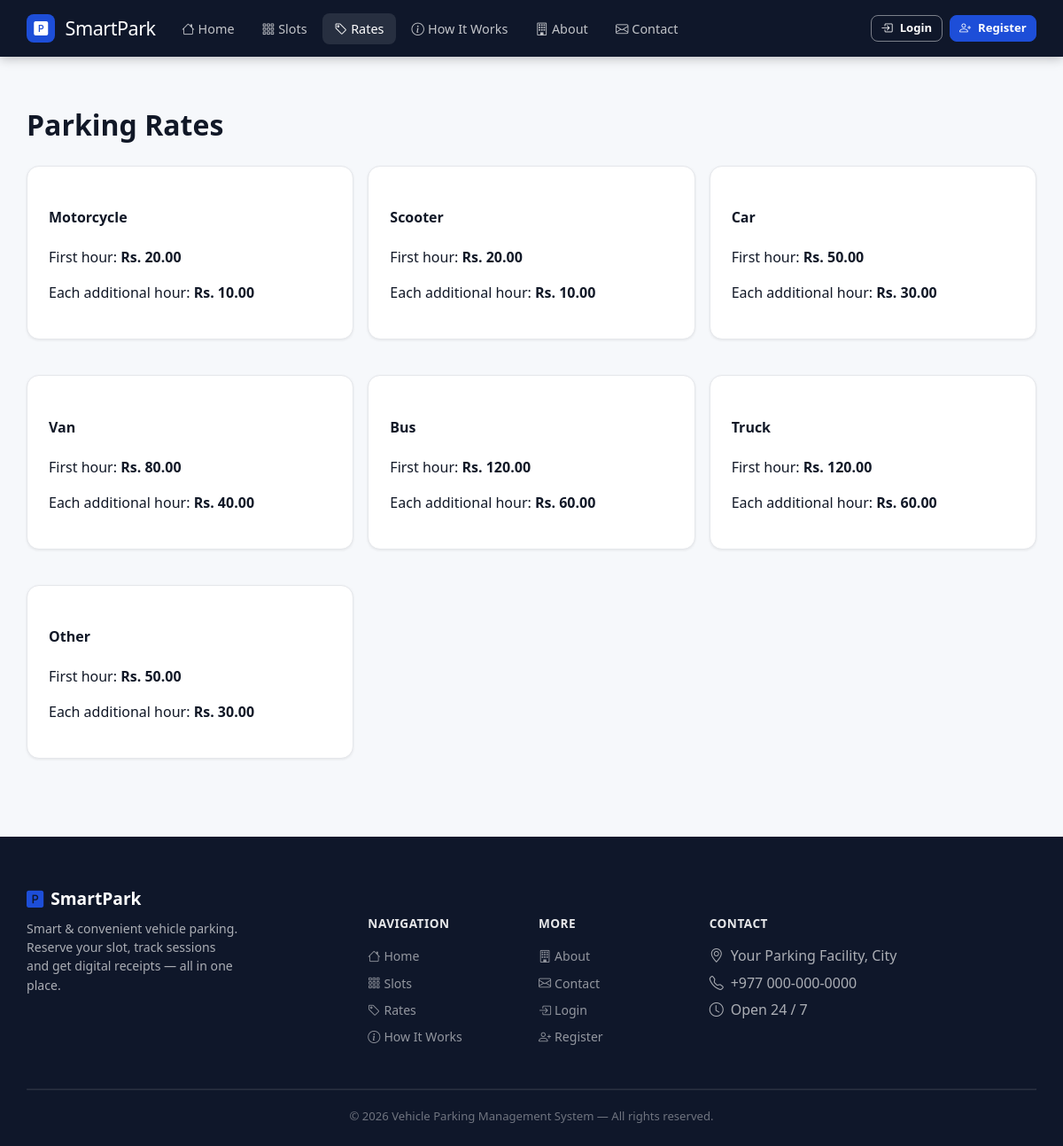
The app's page /rates.php with its own data.
### tables this page shows
CREATE TABLE parking_rates (
 id INT UNSIGNED AUTO_INCREMENT PRIMARY KEY,
 vehicle_type ENUM('Motorcycle','Scooter','Car','Van','Bus','Truck','Other') NOT NULL,
 first_hour_rate DECIMAL(10,2) NOT NULL DEFAULT 0,
 additional_hour_rate DECIMAL(10,2) NOT NULL DEFAULT 0,
 is_active TINYINT(1) NOT NULL DEFAULT 1,
 created_at TIMESTAMP DEFAULT CURRENT_TIMESTAMP,
 INDEX idx_rate_type_active(vehicle_type,is_active)
);

### includes/functions.php (called while the page is built, shortened)
<?php
function e(?string $value): string
{
    return htmlspecialchars($value ?? '', ENT_QUOTES, 'UTF-8');
}
function currentUser(): ?array
{
    return $_SESSION['user'] ?? null;
}
function money(float $amount): string
{
    return 'Rs. ' . number_format($amount, 2);
}

### rates.php (the view, shortened to what this page needs)
<?php
require_once __DIR__ . '/config/database.php';
require_once __DIR__ . '/includes/functions.php';
$rates = $pdo->query("SELECT * FROM parking_rates WHERE is_active=1 ORDER BY vehicle_type")->fetchAll();
require __DIR__ . '/includes/header.php';
?>
<h1>Parking Rates</h1>
<div class="row g-4"><?php foreach ($rates as $r): ?>
        <div class="col-md-4">
            <div class="card p-4">
                <h4><?= e($r['vehicle_type']) ?></h4>
                <p>First hour: <strong><?= money((float) $r['first_hour_rate']) ?></strong></p>
                <p>Each additional hour: <strong><?= money((float) $r['additional_hour_rate']) ?></strong></p>
            </div>
        </div>
    <?php endforeach; ?>
</div>
<?php require __DIR__ . '/includes/footer.php'; ?>

### includes/header.php (shortened to what this page needs)
<?php
require_once __DIR__ . '/functions.php';
?>
<!doctype html>
<html lang="en">
<head>
  <link href="https://cdn.jsdelivr.net/npm/bootstrap-icons@1.11.3/font/bootstrap-icons.min.css" rel="stylesheet">
  <link href="<?= BASE_URL ?>assets/css/style.css" rel="stylesheet">
</head>
<body>
  <?php require __DIR__ . '/navbar.php'; ?>
  <main class="container page-container">

### includes/navbar.php (shortened to what this page needs)
<?php
$user = currentUser();
$currentPage = basename($_SERVER['PHP_SELF']);
function navActive(string $page, string $current): string
{
  return $page === $current ? ' active" aria-current="page' : '';
}
?>
<nav class="navbar navbar-dark site-navbar" id="siteNavbar">
  <div class="container navbar-container">
    <a class="navbar-brand d-flex align-items-center" href="<?= BASE_URL ?>">
      <span class="brand-icon">
        <i class="bi bi-p-square-fill text-white"></i>
      </span>
      SmartPark
    </a>
    <div class="navbar-collapse" id="nav">
      <ul class="navbar-nav me-auto gap-1">
        <li class="nav-item">
          <a class="nav-link<?= navActive('index.php', $currentPage) ?>" href="<?= BASE_URL ?>">
            <i class="bi bi-house me-1"></i>Home
          </a>
        </li>
        <li class="nav-item">
          <a class="nav-link<?= navActive('slots.php', $currentPage) ?>" href="<?= BASE_URL ?>slots.php">
            <i class="bi bi-grid-3x3-gap me-1"></i>Slots
          </a>
        </li>
        <li class="nav-item">
          <a class="nav-link<?= navActive('rates.php', $currentPage) ?>" href="<?= BASE_URL ?>rates.php">
            <i class="bi bi-tag me-1"></i>Rates
          </a>
        </li>
        <li class="nav-item">
          <a class="nav-link<?= navActive('how-it-works.php', $currentPage) ?>" href="<?= BASE_URL ?>how-it-works.php">
            <i class="bi bi-info-circle me-1"></i>How It Works
          </a>
        </li>
        <li class="nav-item">
          <a class="nav-link<?= navActive('about.php', $currentPage) ?>" href="<?= BASE_URL ?>about.php">
            <i class="bi bi-building me-1"></i>About
          </a>
        </li>
        <li class="nav-item">
          <a class="nav-link<?= navActive('contact.php', $currentPage) ?>" href="<?= BASE_URL ?>contact.php">
            <i class="bi bi-envelope me-1"></i>Contact
          </a>
        </li>
      </ul>
      <div class="d-flex gap-2 ms-2">
        <?php if (!$user): ?>
          <a class="btn btn-outline-light btn-sm" href="<?= BASE_URL ?>login.php">
            <i class="bi bi-box-arrow-in-right me-1"></i>Login
          </a>
          <a class="btn btn-primary btn-sm" href="<?= BASE_URL ?>register.php">
            <i class="bi bi-person-plus me-1"></i>Register
          </a>
        <?php endif; ?>
      </div>
    </div>
  </div>
</nav>

### includes/footer.php (shortened to what this page needs)
</main>
<footer class="site-footer mt-5">
  <div class="container">
    <div class="row g-4">
      <div class="col-lg-4">
        <div class="footer-brand">
          <i class="bi bi-p-square-fill text-primary me-2"></i>SmartPark
        </div>
        <p class="footer-desc mt-2">
          Smart &amp; convenient vehicle parking. Reserve your slot, track sessions and get digital receipts — all in
          one place.
        </p>
      </div>
      <div class="col-6 col-lg-2">
        <h6>Navigation</h6>
        <ul>
          <li><a href="<?= BASE_URL ?>"><i class="bi bi-house me-1"></i>Home</a></li>
          <li><a href="<?= BASE_URL ?>slots.php"><i class="bi bi-grid-3x3-gap me-1"></i>Slots</a></li>
          <li><a href="<?= BASE_URL ?>rates.php"><i class="bi bi-tag me-1"></i>Rates</a></li>
          <li><a href="<?= BASE_URL ?>how-it-works.php"><i class="bi bi-info-circle me-1"></i>How It Works</a></li>
        </ul>
      </div>
      <div class="col-6 col-lg-2">
        <h6>More</h6>
        <ul>
          <li><a href="<?= BASE_URL ?>about.php"><i class="bi bi-building me-1"></i>About</a></li>
          <li><a href="<?= BASE_URL ?>contact.php"><i class="bi bi-envelope me-1"></i>Contact</a></li>
          <li><a href="<?= BASE_URL ?>login.php"><i class="bi bi-box-arrow-in-right me-1"></i>Login</a></li>
          <li><a href="<?= BASE_URL ?>register.php"><i class="bi bi-person-plus me-1"></i>Register</a></li>
        </ul>
      </div>
      <div class="col-lg-4">
        <h6>Contact</h6>
        <ul>
          <li><i class="bi bi-geo-alt me-2"></i>Your Parking Facility, City</li>
          <li><i class="bi bi-telephone me-2"></i>+977 000-000-0000</li>
          <li><i class="bi bi-clock me-2"></i>Open 24 / 7</li>
        </ul>
      </div>
    </div>
    <hr class="footer-divider">
    <div class="text-center footer-bottom">
      &copy; <?= date('Y') ?> <?= e(APP_NAME) ?> &mdash; All rights reserved.
    </div>
  </div>
</footer>
</body>
</html>

### records on screen
parking_rates: vehicle_type "Motorcycle", first_hour_rate "Rs. 20.00", additional_hour_rate "Rs. 10.00"
parking_rates: vehicle_type "Scooter", first_hour_rate "Rs. 20.00", additional_hour_rate "Rs. 10.00"
parking_rates: vehicle_type "Car", first_hour_rate "Rs. 50.00", additional_hour_rate "Rs. 30.00"
parking_rates: vehicle_type "Van", first_hour_rate "Rs. 80.00", additional_hour_rate "Rs. 40.00"
parking_rates: vehicle_type "Bus", first_hour_rate "Rs. 120.00", additional_hour_rate "Rs. 60.00"
parking_rates: vehicle_type "Truck", first_hour_rate "Rs. 120.00", additional_hour_rate "Rs. 60.00"
parking_rates: vehicle_type "Other", first_hour_rate "Rs. 50.00", additional_hour_rate "Rs. 30.00"

### other values on screen
APP_NAME "Vehicle Parking Management System"
